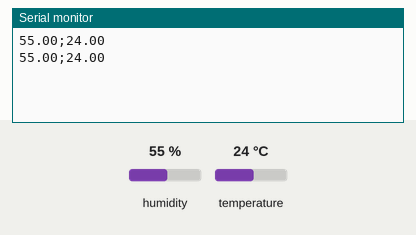
The sketch below on a simulated Arduino Uno, built with avr-gcc and run on an emulated ATmega328P. On the bench: the last lines printed to the serial monitor. Inputs (shaded band) come from the test bench; at power-on: humidity 55 %, temperature 24 °C.

Above: at 2.8 s.
2.9 s: humidity set to 22 %
At 5.3 s:
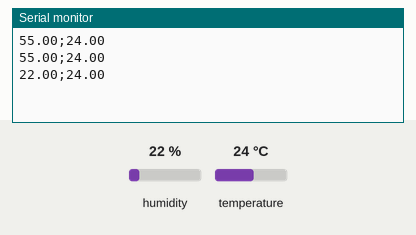
5.6 s: temperature set to 12 °C
At 6.6 s:
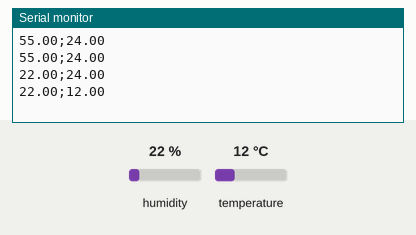
8.3 s: humidity set to 40 %
At 11.4 s:
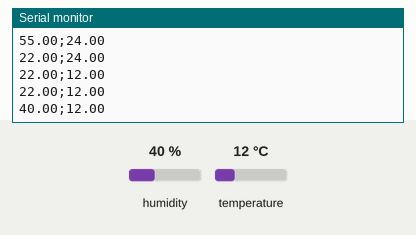
Timing chart, 0 to 12.9 s (numbered marks = the images above; inputs shaded):
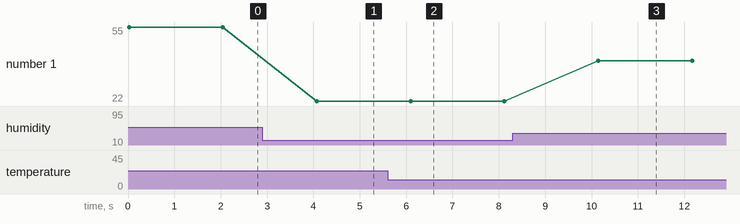

Measured:
- after the input at 2.9 s, the serial monitor: prints a new line after 1.2 s (image 1)
- after the input at 5.6 s, the serial monitor: prints a new line after 0.50 s (image 2)
- after the input at 8.3 s, the serial monitor: prints a new line after 1.8 s (image 3)
- plotted number 1: 55 → 22 after the input at 2.9 s, 22 → 40 after the input at 8.3 s

The sketch:

dht11.ino
```cpp
#include "DHT.h"
#define dht_type DHT11
int dht_pin = A0;
DHT dht_1 = DHT(dht_pin, dht_type);

void setup(){
  Serial.begin(9600);
  dht_1.begin();
}

void loop() {
  float umidade = dht_1.readHumidity();
  float temperatura = dht_1.readTemperature();
  if (isnan(temperatura) or isnan(umidade)) {
    Serial.println("Erro ao ler o DHT");
  } else {
    Serial.print(umidade);
    Serial.print(";");
    Serial.println(temperatura);
  }
  delay(2000);
}
```
